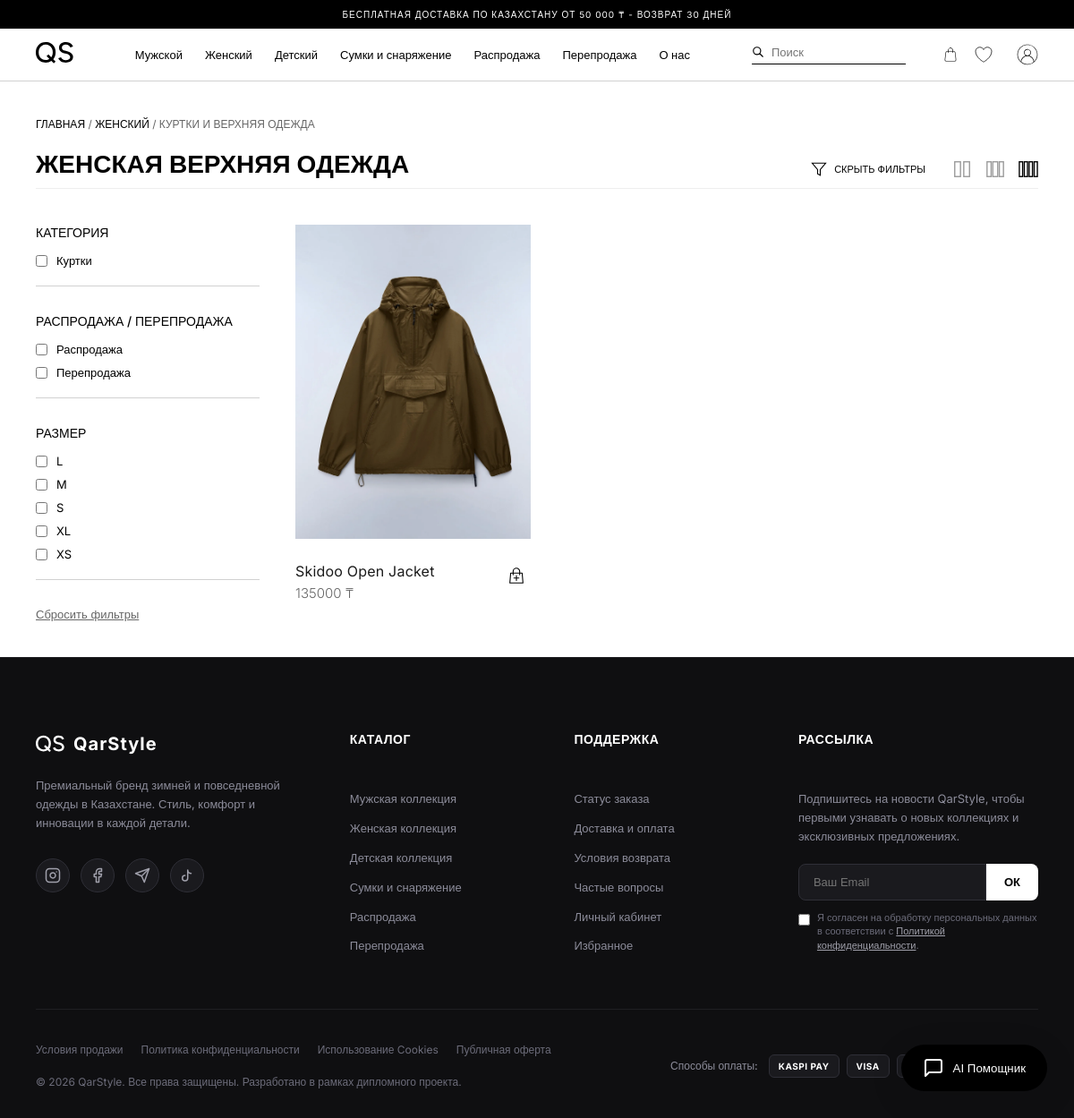
Before: /catalog/?department=womens (signed in) with the older database file.
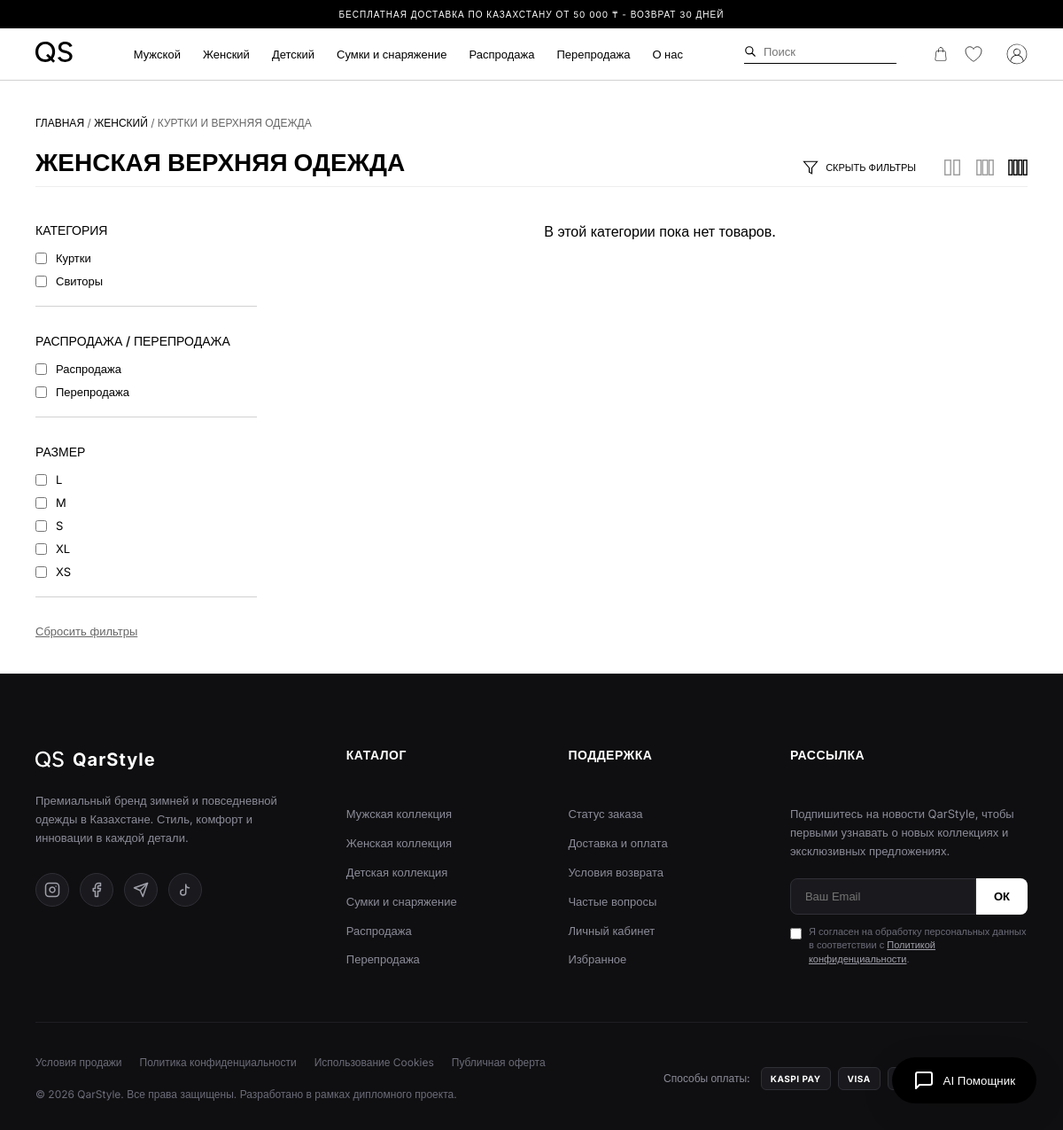
After: the same page with the newer database file.
### store/models.py (models this page shows, shortened)
class Category(models.Model):
    name = models.CharField(max_length=100, verbose_name="Название")
    slug = models.SlugField(unique=True, verbose_name="URL-имя")
    class Meta:
        verbose_name = "Категория"
        verbose_name_plural = "Категории"

class Size(models.Model):
    name = models.CharField(max_length=50, verbose_name="Размер")
    class Meta:
        verbose_name = "Размер"
        verbose_name_plural = "Размеры"

class Product(models.Model):
    department = models.ForeignKey(Department, on_delete=models.CASCADE, related_name='products', null=True, blank=True, verbose_name="Отдел")
    category = models.ForeignKey(Category, on_delete=models.CASCADE, related_name='products', verbose_name="Категория")
    name = models.CharField(max_length=200, verbose_name="Название")
    description = models.TextField(verbose_name="Описание", blank=True)
    price = models.DecimalField(max_digits=10, decimal_places=0, verbose_name="Цена (₸)")
    image = models.ImageField(upload_to='products/', verbose_name="Изображение", blank=True, null=True)
    original_color = models.ForeignKey(Color, on_delete=models.SET_NULL, null=True, blank=True, related_name='original_products', verbose_name="Цвет оригинала")
    available = models.BooleanField(default=True, verbose_name="В наличии")
    is_sale = models.BooleanField(default=False, verbose_name="Распродажа")
    is_resale = models.BooleanField(default=False, verbose_name="Перепродажа")
    class Meta:
        verbose_name = "Товар"
        verbose_name_plural = "Товары"

### store/views.py (the view)
# urls.py: path('catalog/', views.catalog, name='catalog'),
def catalog(request):
    categories = Category.objects.all()
    departments = Department.objects.all()
    sizes = Size.objects.filter(variants__stock__gt=0).distinct().order_by('name')
    products = Product.objects.filter(available=True).select_related('original_color').prefetch_related('variants__color', 'images__color')
    search_query = request.GET.get('q')
    if search_query:
        products = products.filter(name__icontains=search_query)
    department_slug = request.GET.get('department')
    if department_slug:
        products = products.filter(department__slug=department_slug)
    if request.GET.get('sale') == '1':
        products = products.filter(is_sale=True)
    if request.GET.get('resale') == '1':
        products = products.filter(is_resale=True)
    selected_categories = request.GET.getlist('category')
    if selected_categories:
        products = products.filter(category__id__in=selected_categories)
    selected_sizes = request.GET.getlist('size')
    if selected_sizes:
        products = products.filter(variants__size__id__in=selected_sizes, variants__stock__gt=0).distinct()
    favorite_ids = get_favorite_ids(request)
    products_list = list(products)
    _attach_card_colors(products_list)
    return render(request, 'store/catalog.html', {
        'products': products_list,
        'categories': categories,
        'departments': departments,
        'sizes': sizes,
        'selected_categories': [int(i) for i in selected_categories if i.isdigit()],
        'selected_sizes': [int(i) for i in selected_sizes if i.isdigit()],
        'selected_department': department_slug,
        'selected_sale': request.GET.get('sale') == '1',
        'selected_resale': request.GET.get('resale') == '1',
        'search_query': search_query or '',
        'favorite_ids': favorite_ids
    })

### store/context_processors.py (called while the page is built, shortened)
def cart_favorites_context(request):
    cart = request.session.get('cart', {})
    cart_count = sum(item.get('quantity', 1) for item in cart.values())
    favorites_count = 0
    if request.user.is_authenticated:
        try:
            favorite = Favorite.objects.get(user=request.user)
            favorites_count = favorite.products.filter(available=True).count()
        except Favorite.DoesNotExist:
            pass
    return {
        'cart_count': cart_count,
        'favorites_count': favorites_count
    }

### store/views.py (called while the page is built)
def get_favorite_ids(request):
    favorite = get_favorites(request)
    return list(favorite.products.values_list('id', flat=True))

def get_favorites(request):
    if request.user.is_authenticated:
        favorite, created = Favorite.objects.get_or_create(user=request.user)
    else:
        session_id = request.session.session_key
        if not session_id:
            request.session.create()
            session_id = request.session.session_key
        favorite, created = Favorite.objects.get_or_create(session_id=session_id)
    return favorite

### store/templates/store/catalog.html (shortened to what the changed rows need)
{% load static %}
<!DOCTYPE html>
<html lang="ru">
<head>
  <link rel="stylesheet" href="{% static 'store/styles.css' %}?v=26">
</head>
<body>
  <main class="catalog-page">
    <div class="catalog-header" style="display: flex; justify-content: space-between; align-items: flex-end; border-bottom: 1px solid #eee; padding-bottom: 10px;">
      <h1 style="margin-bottom: 0;">
      {% if selected_department == 'mens' %}
        Мужская верхняя одежда
      {% elif selected_department == 'womens' %}
        Женская верхняя одежда
      {% elif selected_department == 'kids' %}
        Детская верхняя одежда
      {% elif selected_department == 'bags-gear' %}
        Сумки и снаряжение
      {% elif selected_sale %}
        Распродажа
      {% elif selected_resale %}
        Перепродажа (Circular)
      {% elif search_query %}
        Результаты поиска для "{{ search_query }}"
      {% else %}
        Каталог товаров
      {% endif %}
      </h1>
    </div>
    <div class="catalog-layout">
      <form class="sidebar" method="GET" action="{% url 'catalog' %}" id="filter-form">
        <div class="filter-section">
          <div class="filter-list">
            {% for cat in categories %}
            <label>
              <input type="checkbox" name="category" value="{{ cat.id }}" {% if cat.id in selected_categories %}checked{% endif %} onchange="this.form.submit()">
              {{ cat.name }}
            </label>
            {% endfor %}
          </div>
        </div>
        <div class="filter-section">
          <div class="filter-list">
            {% for size in sizes %}
            <label>
              <input type="checkbox" name="size" value="{{ size.id }}" {% if size.id in selected_sizes %}checked{% endif %} onchange="this.form.submit()">
              {{ size.name }}
            </label>
            {% empty %}
            <span style="font-size:12px; color:var(--text-muted);">Нет доступных размеров</span>
            {% endfor %}
          </div>
        </div>
      </form>
      <div class="catalog-grid">
      {% for product in products %}
      <div class="product-card">
        <div class="image-wrapper">
          <a href="{% url 'product_detail' product.id %}" style="display: block; width: 100%; height: 100%;">
            <div class="card-slider-container" style="position:relative; width:100%; height:100%;">
              {% if product.image %}
                <img src="{{ product.image.url }}" data-color-id="{{ product.original_color_id|default:'original' }}" alt="{{ product.name }}" class="product-image active">
              {% endif %}
            </div>
          </a>
        </div>
        <div class="product-info">
          <div class="product-details">
            <h3><a href="{% url 'product_detail' product.id %}" style="text-decoration:none; color:inherit;">{{ product.name }}</a></h3>
            <span class="price">{{ product.price }} ₸</span>
          </div>
          <form method="POST" action="{% url 'add_to_cart' product.id %}" style="margin:0;">
            <button type="submit" class="cart-btn" aria-label="Добавить в корзину">
              <svg viewBox="0 0 24 24" fill="none" stroke="currentColor" stroke-width="1.5" width="20" height="20">
                <path stroke-linecap="round" stroke-linejoin="round" d="M16 11V7a4 4 0 00-8 0v4M5 9h14l1 12H4L5 9z" />
                <path stroke-linecap="round" stroke-linejoin="round" d="M9 15h6m-3-3v6" />
              </svg>
            </button>
          </form>
        </div>
      </div>
      {% empty %}
      <p style="text-align:center; width:100%; grid-column: 1 / -1;">В этой категории пока нет товаров.</p>
      {% endfor %}
      </div>
    </div>
  </main>
</body>
</html>

Changed rows visible on the page:
removed Product: image (picture), name "Skidoo Open Jacket", price "135000"
added Category: name "Свиторы"
Other visible differences:
text now shown: "В этой категории пока нет товаров."
